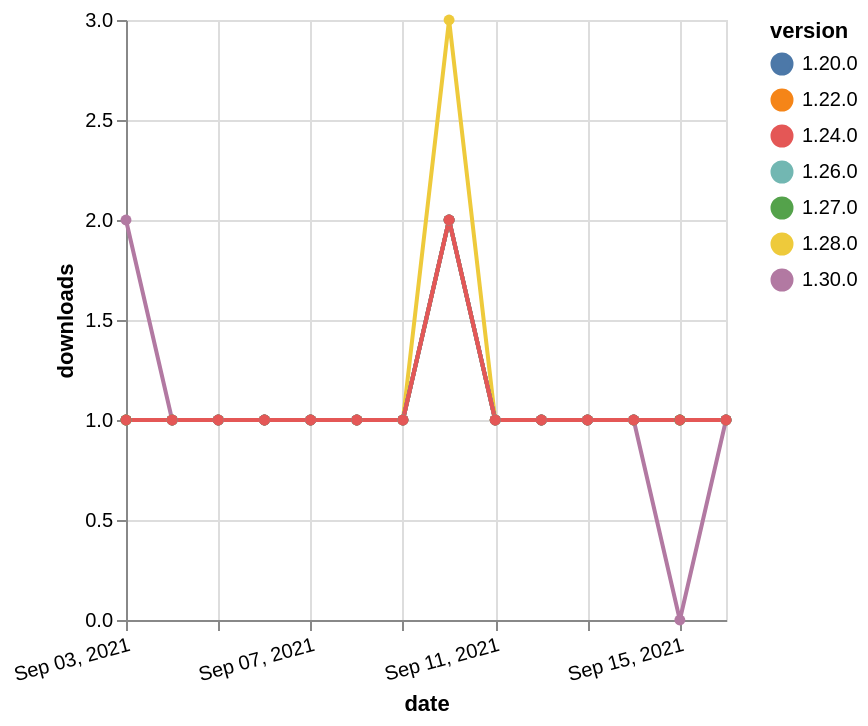

This figure's Vega-Lite source:
### Vega-Lite specification from a JSON file in a GitHub repository (floating-point values rounded to 4 significant figures)
{"$schema": "https://vega.github.io/schema/vega-lite/v5.json", "description": "A simple bar chart with embedded data.", "data": {"values": [{"date": "2021-09-03", "total": 266, "delta": 1, "version": "1.22.0"}, {"date": "2021-09-04", "total": 267, "delta": 1, "version": "1.22.0"}, {"date": "2021-09-05", "total": 268, "delta": 1, "version": "1.22.0"}, {"date": "2021-09-06", "total": 269, "delta": 1, "version": "1.22.0"}, {"date": "2021-09-07", "total": 270, "delta": 1, "version": "1.22.0"}, {"date": "2021-09-08", "total": 271, "delta": 1, "version": "1.22.0"}, {"date": "2021-09-09", "total": 272, "delta": 1, "version": "1.22.0"}, {"date": "2021-09-10", "total": 274, "delta": 2, "version": "1.22.0"}, {"date": "2021-09-11", "total": 275, "delta": 1, "version": "1.22.0"}, {"date": "2021-09-12", "total": 276, "delta": 1, "version": "1.22.0"}, {"date": "2021-09-13", "total": 277, "delta": 1, "version": "1.22.0"}, {"date": "2021-09-14", "total": 278, "delta": 1, "version": "1.22.0"}, {"date": "2021-09-15", "total": 279, "delta": 1, "version": "1.22.0"}, {"date": "2021-09-16", "total": 280, "delta": 1, "version": "1.22.0"}, {"date": "2021-09-03", "total": 172, "delta": 1, "version": "1.28.0"}, {"date": "2021-09-04", "total": 173, "delta": 1, "version": "1.28.0"}, {"date": "2021-09-05", "total": 174, "delta": 1, "version": "1.28.0"}, {"date": "2021-09-06", "total": 175, "delta": 1, "version": "1.28.0"}, {"date": "2021-09-07", "total": 176, "delta": 1, "version": "1.28.0"}, {"date": "2021-09-08", "total": 177, "delta": 1, "version": "1.28.0"}, {"date": "2021-09-09", "total": 178, "delta": 1, "version": "1.28.0"}, {"date": "2021-09-10", "total": 181, "delta": 3, "version": "1.28.0"}, {"date": "2021-09-11", "total": 182, "delta": 1, "version": "1.28.0"}, {"date": "2021-09-12", "total": 183, "delta": 1, "version": "1.28.0"}, {"date": "2021-09-13", "total": 184, "delta": 1, "version": "1.28.0"}, {"date": "2021-09-14", "total": 185, "delta": 1, "version": "1.28.0"}, {"date": "2021-09-15", "total": 186, "delta": 1, "version": "1.28.0"}, {"date": "2021-09-16", "total": 187, "delta": 1, "version": "1.28.0"}, {"date": "2021-09-03", "total": 150, "delta": 1, "version": "1.26.0"}, {"date": "2021-09-04", "total": 151, "delta": 1, "version": "1.26.0"}, {"date": "2021-09-05", "total": 152, "delta": 1, "version": "1.26.0"}, {"date": "2021-09-06", "total": 153, "delta": 1, "version": "1.26.0"}, {"date": "2021-09-07", "total": 154, "delta": 1, "version": "1.26.0"}, {"date": "2021-09-08", "total": 155, "delta": 1, "version": "1.26.0"}, {"date": "2021-09-09", "total": 156, "delta": 1, "version": "1.26.0"}, {"date": "2021-09-10", "total": 158, "delta": 2, "version": "1.26.0"}, {"date": "2021-09-11", "total": 159, "delta": 1, "version": "1.26.0"}, {"date": "2021-09-12", "total": 160, "delta": 1, "version": "1.26.0"}, {"date": "2021-09-13", "total": 161, "delta": 1, "version": "1.26.0"}, {"date": "2021-09-14", "total": 162, "delta": 1, "version": "1.26.0"}, {"date": "2021-09-15", "total": 163, "delta": 1, "version": "1.26.0"}, {"date": "2021-09-16", "total": 164, "delta": 1, "version": "1.26.0"}, {"date": "2021-09-03", "total": 206, "delta": 1, "version": "1.20.0"}, {"date": "2021-09-04", "total": 207, "delta": 1, "version": "1.20.0"}, {"date": "2021-09-05", "total": 208, "delta": 1, "version": "1.20.0"}, {"date": "2021-09-06", "total": 209, "delta": 1, "version": "1.20.0"}, {"date": "2021-09-07", "total": 210, "delta": 1, "version": "1.20.0"}, {"date": "2021-09-08", "total": 211, "delta": 1, "version": "1.20.0"}, {"date": "2021-09-09", "total": 212, "delta": 1, "version": "1.20.0"}, {"date": "2021-09-10", "total": 214, "delta": 2, "version": "1.20.0"}, {"date": "2021-09-11", "total": 215, "delta": 1, "version": "1.20.0"}, {"date": "2021-09-12", "total": 216, "delta": 1, "version": "1.20.0"}, {"date": "2021-09-13", "total": 217, "delta": 1, "version": "1.20.0"}, {"date": "2021-09-14", "total": 218, "delta": 1, "version": "1.20.0"}, {"date": "2021-09-15", "total": 219, "delta": 1, "version": "1.20.0"}, {"date": "2021-09-16", "total": 220, "delta": 1, "version": "1.20.0"}, {"date": "2021-09-03", "total": 133, "delta": 1, "version": "1.27.0"}, {"date": "2021-09-04", "total": 134, "delta": 1, "version": "1.27.0"}, {"date": "2021-09-05", "total": 135, "delta": 1, "version": "1.27.0"}, {"date": "2021-09-06", "total": 136, "delta": 1, "version": "1.27.0"}, {"date": "2021-09-07", "total": 137, "delta": 1, "version": "1.27.0"}, {"date": "2021-09-08", "total": 138, "delta": 1, "version": "1.27.0"}, {"date": "2021-09-09", "total": 139, "delta": 1, "version": "1.27.0"}, {"date": "2021-09-10", "total": 141, "delta": 2, "version": "1.27.0"}, {"date": "2021-09-11", "total": 142, "delta": 1, "version": "1.27.0"}, {"date": "2021-09-12", "total": 143, "delta": 1, "version": "1.27.0"}, {"date": "2021-09-13", "total": 144, "delta": 1, "version": "1.27.0"}, {"date": "2021-09-14", "total": 145, "delta": 1, "version": "1.27.0"}, {"date": "2021-09-15", "total": 146, "delta": 1, "version": "1.27.0"}, {"date": "2021-09-16", "total": 147, "delta": 1, "version": "1.27.0"}, {"date": "2021-09-03", "total": 113, "delta": 2, "version": "1.30.0"}, {"date": "2021-09-04", "total": 114, "delta": 1, "version": "1.30.0"}, {"date": "2021-09-05", "total": 115, "delta": 1, "version": "1.30.0"}, {"date": "2021-09-06", "total": 116, "delta": 1, "version": "1.30.0"}, {"date": "2021-09-07", "total": 117, "delta": 1, "version": "1.30.0"}, {"date": "2021-09-08", "total": 118, "delta": 1, "version": "1.30.0"}, {"date": "2021-09-09", "total": 119, "delta": 1, "version": "1.30.0"}, {"date": "2021-09-10", "total": 121, "delta": 2, "version": "1.30.0"}, {"date": "2021-09-11", "total": 122, "delta": 1, "version": "1.30.0"}, {"date": "2021-09-12", "total": 123, "delta": 1, "version": "1.30.0"}, {"date": "2021-09-13", "total": 124, "delta": 1, "version": "1.30.0"}, {"date": "2021-09-14", "total": 125, "delta": 1, "version": "1.30.0"}, {"date": "2021-09-15", "total": 125, "delta": 0, "version": "1.30.0"}, {"date": "2021-09-16", "total": 126, "delta": 1, "version": "1.30.0"}, {"date": "2021-09-03", "total": 168, "delta": 1, "version": "1.24.0"}, {"date": "2021-09-04", "total": 169, "delta": 1, "version": "1.24.0"}, {"date": "2021-09-05", "total": 170, "delta": 1, "version": "1.24.0"}, {"date": "2021-09-06", "total": 171, "delta": 1, "version": "1.24.0"}, {"date": "2021-09-07", "total": 172, "delta": 1, "version": "1.24.0"}, {"date": "2021-09-08", "total": 173, "delta": 1, "version": "1.24.0"}, {"date": "2021-09-09", "total": 174, "delta": 1, "version": "1.24.0"}, {"date": "2021-09-10", "total": 176, "delta": 2, "version": "1.24.0"}, {"date": "2021-09-11", "total": 177, "delta": 1, "version": "1.24.0"}, {"date": "2021-09-12", "total": 178, "delta": 1, "version": "1.24.0"}, {"date": "2021-09-13", "total": 179, "delta": 1, "version": "1.24.0"}, {"date": "2021-09-14", "total": 180, "delta": 1, "version": "1.24.0"}, {"date": "2021-09-15", "total": 181, "delta": 1, "version": "1.24.0"}, {"date": "2021-09-16", "total": 182, "delta": 1, "version": "1.24.0"}]}, "width": "container", "mark": {"type": "line", "point": {"filled": true}}, "encoding": {"x": {"field": "date", "type": "temporal", "timeUnit": "yearmonthdate", "title": "date", "axis": {"labelAngle": -15}}, "y": {"field": "delta", "type": "quantitative", "title": "downloads"}, "color": {"field": "version", "type": "nominal"}, "tooltip": {"field": "delta"}}}
